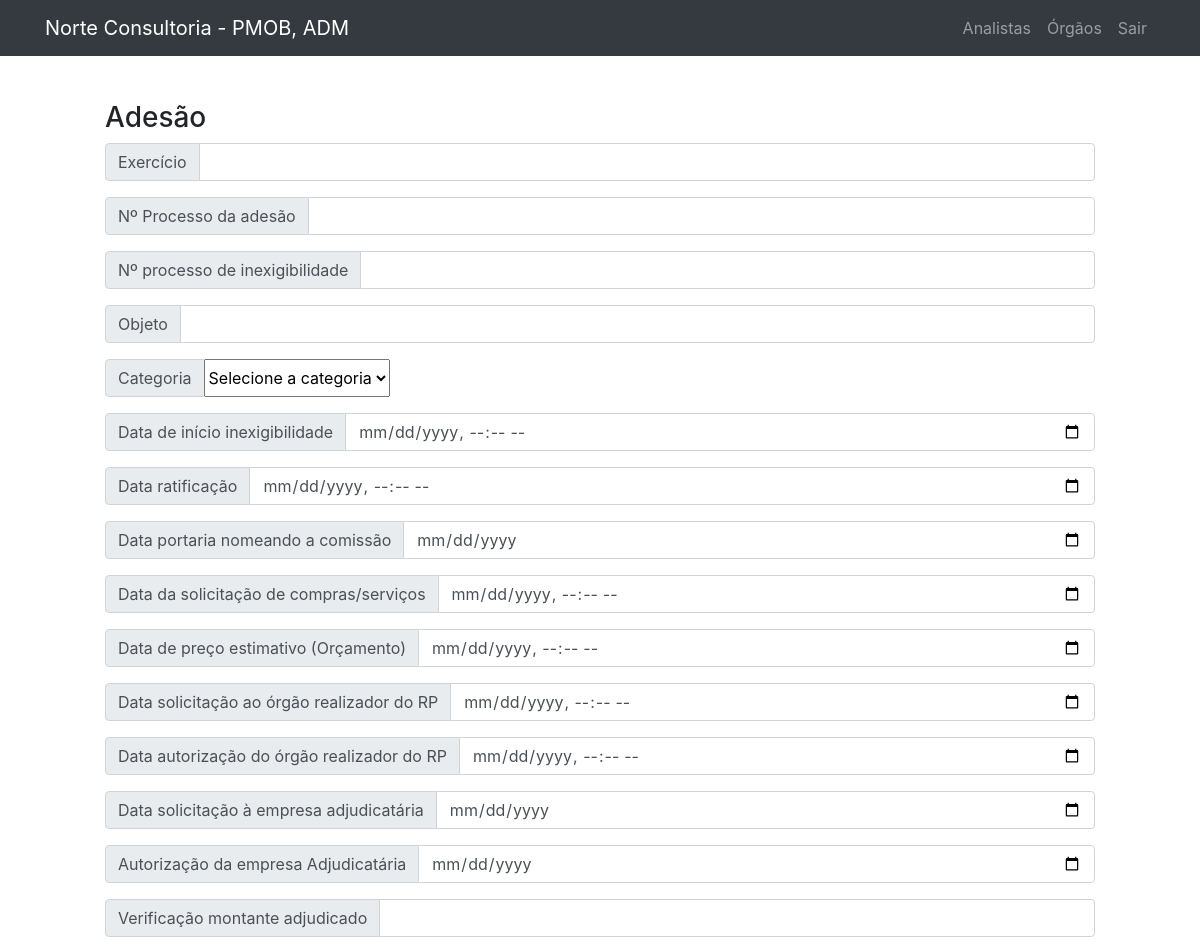
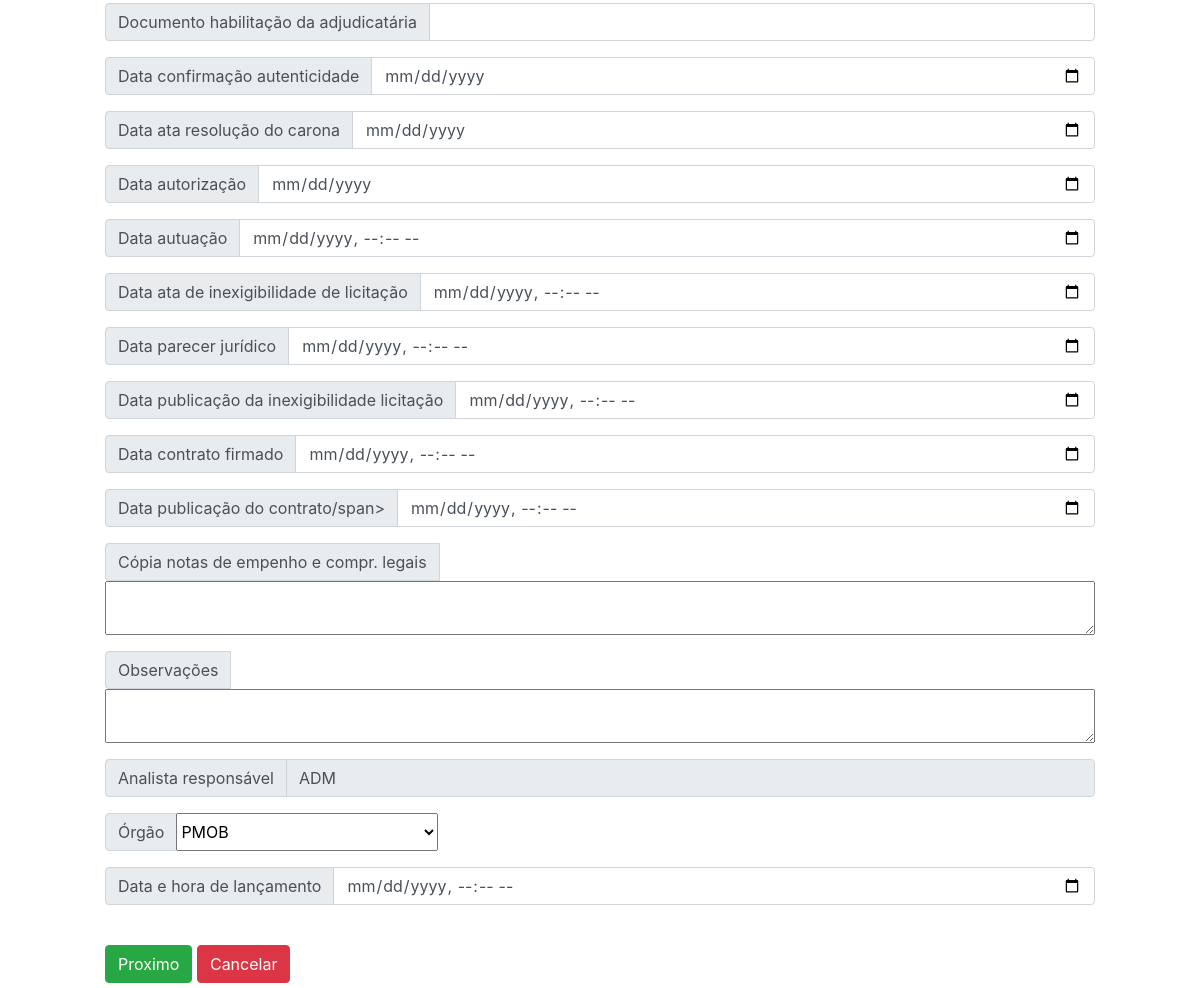
The app's page /public/adesao/createAdesao.php (signed in) with its own data (2 pictures, top to bottom).
### tables this page shows
CREATE TABLE `orgao_atual` (
  `nome_orgao_atual` varchar(50) NOT NULL,
  `id_orgao_atual` int(11) NOT NULL,
  `exercicio_atual` int(11) DEFAULT NULL
);

CREATE TABLE `usuario` (
  `id_usuario` int(11) NOT NULL,
  `login` varchar(30) NOT NULL,
  `senha` varchar(200) NOT NULL,
  `nome` varchar(100) DEFAULT NULL
);

### public/adesao/createAdesao.php (the view, shortened to what the rows shown need)
<?php include("../Template/header.php");
include("../../data/connection.php");
include("../Login/valida.php");
?>
<html lang="en">
<head>
</head>
<body>
    <br>
    <br>
    <div class="form">
        <form action="insertAdesao.php" method="POST" style="margin-left: 100px; margin-right: 100px;">
            <?php
            $sqlQuery = "SELECT nome FROM usuario where id_usuario='$id_usuario'";
            $usuario = $connection->query($sqlQuery);
            if ($usuario->num_rows > 0) {
                while ($row = $usuario->fetch_assoc()) {
                    $nome = $row["nome"];
            ?>
            <?php
                }
            }
            ?>
            <div class="input-group mb-3">
                <div class="input-group-prepend">
                    <span class="input-group-text" id="inputGroup-sizing-default">Analista responsável</span>
                </div>
                <input type="text" name="txtAnalista" class="form-control" id="txtAnalista" aria-label="Default" aria-describedby="inputGroup-sizing-default" value="<?php echo $nome ?>" readonly>
            </div>
            <br>
            </div>
</body>
</html>

### public/Template/header.php (shortened to what the rows shown need)
<?php
include("../../data/connection.php");
?>
<!DOCTYPE html>
<html lang="en">
<head>
  <link rel="stylesheet" href="https://maxcdn.bootstrapcdn.com/bootstrap/4.5.2/css/bootstrap.min.css">
  <link rel="stylesheet" href="../styles/main.css" />
</head>
<?php
$orgao = '';
$firstname='';
if (isset($_SESSION['logado'])) {
  $idu=$_SESSION['logado'];
  $sqlQuery2="SELECT nome FROM usuario where id_usuario=$idu";
  $usuarioatual = $connection->query($sqlQuery2);
  if ($usuarioatual->num_rows > 0) {
    while ($row = $usuarioatual->fetch_assoc()) {
      $user = $row['nome'];
      $pieces = explode(" ", $user);
      $firstname=", ".$pieces[0];
?>
<?php
    }
  }
  $sqlQuery = "SELECT nome_orgao_atual,exercicio_atual FROM orgao_atual where id_orgao_atual=1";
  $orgaoatual = $connection->query($sqlQuery);
  if ($orgaoatual->num_rows > 0) {
    while ($row = $orgaoatual->fetch_assoc()) {
      $orgao = '- ' . $row['nome_orgao_atual'];
?>
<?php
    }
  }
}
?>
<body>
  <nav class="navbar navbar-expand-lg navbar-dark bg-dark fixed-top">
    <div class="container">
      <a class="navbar-brand" href="../home/home.php">Norte Consultoria <?php echo $orgao.$firstname ?></a>
      <div class="collapse navbar-collapse" id="navbarResponsive">
        <ul class="navbar-nav ml-auto">
        </ul>
      </div>
    </div>
  </nav>
  <br>
  <br>
</body>
</html>

### records on screen
orgao_atual: nome_orgao_atual "- PMOB"
usuario: nome ", ADM", txtAnalista "ADM"

### other values on screen
form field txtOrgao "PMOB"
